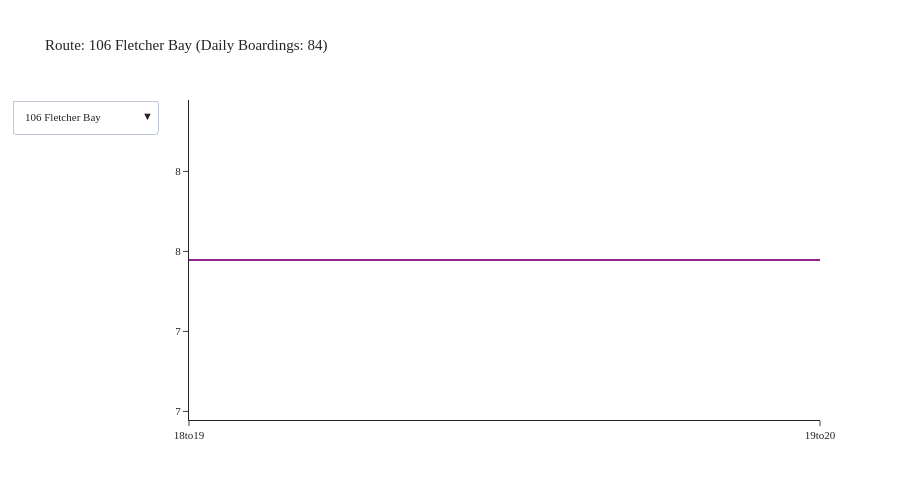

The cell this chart's notebook holds for it:
### Code cell
agency = 'Kitsap Transit'
df = df_transit_line[df_transit_line['agency'] == agency]
df = df.groupby(['tod', 'description']).agg({'boardings': 'sum'}).reset_index()
fig = create_tod_chart(df)
fig.show()

### Figure 1 — Plotly figure (JSON) as saved in the notebook; plotly's stock layout.template omitted (floating-point values rounded to 4 significant figures)
{"data": [{"mode": "lines", "name": "106 Fletcher Bay", "type": "scatter", "visible": true, "x": ["18to19", "19to20"], "y": [7.446, 7.446]}, {"mode": "lines", "name": "20 Navy Yard City", "type": "scatter", "visible": false, "x": ["18to19", "19to20"], "y": [8.817, 8.817]}, {"mode": "lines", "name": "212 Brem-Silverdle W", "type": "scatter", "visible": false, "x": ["18to19", "19to20", "20to21", "21to22", "22to23", "23to0", "0to1", "1to2", "2to3", "3to4", "4to5"], "y": [106.9, 106.9, 5.785, 5.785, 5.785, 5.785, 5.785, 5.785, 5.785, 5.785, 5.785]}, {"mode": "lines", "name": "215 McWilliams", "type": "scatter", "visible": false, "x": ["18to19", "19to20"], "y": [26.32, 26.32]}, {"mode": "lines", "name": "217 Brem-Silverdle E", "type": "scatter", "visible": false, "x": ["18to19", "19to20", "20to21", "21to22", "22to23", "23to0", "0to1", "1to2", "2to3", "3to4", "4to5"], "y": [121.8, 121.8, 4.993, 4.993, 4.993, 4.993, 4.993, 4.993, 4.993, 4.993, 4.993]}, {"mode": "lines", "name": "219 Crossroads", "type": "scatter", "visible": false, "x": [], "y": []}, {"mode": "lines", "name": "221 Perry Avenue", "type": "scatter", "visible": false, "x": ["18to19", "19to20"], "y": [17.12, 17.12]}, {"mode": "lines", "name": "222 Gateway", "type": "scatter", "visible": false, "x": ["18to19", "19to20"], "y": [3.083, 3.083]}, {"mode": "lines", "name": "223 Kariotis", "type": "scatter", "visible": false, "x": ["18to19", "19to20"], "y": [5.266, 5.266]}, {"mode": "lines", "name": "225 Sheridan Park", "type": "scatter", "visible": false, "x": ["18to19", "19to20"], "y": [14.67, 14.67]}, {"mode": "lines", "name": "235 E Silvr-Old Twn", "type": "scatter", "visible": false, "x": [], "y": []}, {"mode": "lines", "name": "237 W Silvr-Fairgrnd", "type": "scatter", "visible": false, "x": ["18to19", "19to20"], "y": [0.07327, 0.07327]}, {"mode": "lines", "name": "24 Olympic College", "type": "scatter", "visible": false, "x": ["18to19", "19to20"], "y": [7.195, 7.195]}, {"mode": "lines", "name": "26 Bay Vista", "type": "scatter", "visible": false, "x": ["18to19", "19to20"], "y": [12.94, 12.94]}, {"mode": "lines", "name": "301 N Kitsap FF", "type": "scatter", "visible": false, "x": ["18to19", "19to20"], "y": [24.26, 24.26]}, {"mode": "lines", "name": "302 Suquam-Kingston", "type": "scatter", "visible": false, "x": ["18to19", "19to20"], "y": [14.09, 14.09]}, {"mode": "lines", "name": "307 N Vkng-KingstnFF", "type": "scatter", "visible": false, "x": ["18to19", "19to20"], "y": [12.91, 12.91]}, {"mode": "lines", "name": "332 Poulsbo-Silvrdle", "type": "scatter", "visible": false, "x": ["18to19", "19to20"], "y": [16.35, 16.35]}, {"mode": "lines", "name": "333 Silvrdale-Bainb", "type": "scatter", "visible": false, "x": ["18to19", "19to20", "20to21", "21to22", "22to23", "23to0", "0to1", "1to2", "2to3", "3to4", "4to5"], "y": [49.06, 49.06, 7.803, 7.803, 7.803, 7.803, 7.803, 7.803, 7.803, 7.803, 7.803]}, {"mode": "lines", "name": "344 Poulsbo Central", "type": "scatter", "visible": false, "x": [], "y": []}, {"mode": "lines", "name": "390 Poulsbo-Bainbrdg", "type": "scatter", "visible": false, "x": ["18to19", "19to20", "20to21", "21to22", "22to23", "23to0", "0to1", "1to2", "2to3", "3to4", "4to5"], "y": [59.25, 59.25, 15.24, 15.24, 15.24, 15.24, 15.24, 15.24, 15.24, 15.24, 15.24]}, {"mode": "lines", "name": "4 Tremont", "type": "scatter", "visible": false, "x": ["18to19", "19to20"], "y": [0.3185, 0.3185]}, {"mode": "lines", "name": "5 Sidney", "type": "scatter", "visible": false, "x": ["18to19", "19to20"], "y": [6.276, 6.276]}, {"mode": "lines", "name": "8 Bethel", "type": "scatter", "visible": false, "x": ["18to19", "19to20"], "y": [12.47, 12.47]}, {"mode": "lines", "name": "81 Annapolis Commutr", "type": "scatter", "visible": false, "x": [], "y": []}, {"mode": "lines", "name": "85 Mullenix Express", "type": "scatter", "visible": false, "x": ["18to19", "19to20"], "y": [1.132, 1.132]}, {"mode": "lines", "name": "86 Southwrth Shuttle", "type": "scatter", "visible": false, "x": ["18to19", "19to20"], "y": [33.99, 33.99]}, {"mode": "lines", "name": "9 E Port Orchard", "type": "scatter", "visible": false, "x": ["18to19", "19to20"], "y": [2.341, 2.341]}, {"mode": "lines", "name": "93 Manzanita", "type": "scatter", "visible": false, "x": ["18to19", "19to20"], "y": [6.501, 6.501]}, {"mode": "lines", "name": "94 Agate Point", "type": "scatter", "visible": false, "x": ["18to19", "19to20"], "y": [14.39, 14.39]}, {"mode": "lines", "name": "95 Battle Point", "type": "scatter", "visible": false, "x": ["18to19", "19to20"], "y": [8.632, 8.632]}, {"mode": "lines", "name": "96 Sunrise", "type": "scatter", "visible": false, "x": ["18to19", "19to20"], "y": [13.74, 13.74]}, {"mode": "lines", "name": "97 Crystal Springs", "type": "scatter", "visible": false, "x": ["18to19", "19to20"], "y": [38.05, 38.05]}, {"mode": "lines", "name": "98 Fort Ward", "type": "scatter", "visible": false, "x": ["18to19", "19to20"], "y": [49.24, 49.24]}, {"mode": "lines", "name": "99 Bill Point", "type": "scatter", "visible": false, "x": ["18to19", "19to20"], "y": [8.919, 8.919]}, {"mode": "lines", "name": "Brem-Annapolis FF", "type": "scatter", "visible": false, "x": [], "y": []}, {"mode": "lines", "name": "Brem-Pt Orchard FF", "type": "scatter", "visible": false, "x": ["18to19", "19to20", "20to21", "21to22", "22to23", "23to0", "0to1", "1to2", "2to3", "3to4", "4to5"], "y": [249.5, 249.5, 11.15, 11.15, 11.15, 11.15, 11.15, 11.15, 11.15, 11.15, 11.15]}, {"mode": "lines", "name": "Seattle-Bremerton FF", "type": "scatter", "visible": false, "x": ["18to19", "19to20", "20to21", "21to22", "22to23", "23to0", "0to1", "1to2", "2to3", "3to4", "4to5"], "y": [110.9, 110.9, 8.918, 8.918, 8.918, 8.918, 8.918, 8.918, 8.918, 8.918, 8.918]}, {"mode": "lines", "name": "Seattle-Kingston FF", "type": "scatter", "visible": false, "x": ["18to19", "19to20"], "y": [4.055, 4.055]}, {"mode": "lines", "name": "Seattle-Southwrth FF", "type": "scatter", "visible": false, "x": ["18to19", "19to20"], "y": [12.35, 12.35]}, {"mode": "lines", "name": "377 BI Ferry-Pbo", "type": "scatter", "visible": false, "x": ["18to19", "19to20"], "y": [0.9059, 0.9059]}], "layout": {"font": {"size": 11}, "height": 500, "title": {"text": "Route: 106 Fletcher Bay (Daily Boardings: 84)"}, "updatemenus": [{"buttons": [{"args": [{"visible": [true, false, false, false, false, false, false, false, false, false, false, false, false, false, false, false, false, false, false, false, false, false, false, false, false, false, false, false, false, false, false, false, false, false, false, false, false, false, false, false, false]}, {"title": "Route: 106 Fletcher Bay (Daily Boardings: 84)"}], "label": "106 Fletcher Bay", "method": "update"}, {"args": [{"visible": [false, true, false, false, false, false, false, false, false, false, false, false, false, false, false, false, false, false, false, false, false, false, false, false, false, false, false, false, false, false, false, false, false, false, false, false, false, false, false, false, false]}, {"title": "Route: 20 Navy Yard City (Daily Boardings: 131)"}], "label": "20 Navy Yard City", "method": "update"}, {"args": [{"visible": [false, false, true, false, false, false, false, false, false, false, false, false, false, false, false, false, false, false, false, false, false, false, false, false, false, false, false, false, false, false, false, false, false, false, false, false, false, false, false, false, false]}, {"title": "Route: 212 Brem-Silverdle W (Daily Boardings: 1,216)"}], "label": "212 Brem-Silverdle W", "method": "update"}, {"args": [{"visible": [false, false, false, true, false, false, false, false, false, false, false, false, false, false, false, false, false, false, false, false, false, false, false, false, false, false, false, false, false, false, false, false, false, false, false, false, false, false, false, false, false]}, {"title": "Route: 215 McWilliams (Daily Boardings: 380)"}], "label": "215 McWilliams", "method": "update"}, {"args": [{"visible": [false, false, false, false, true, false, false, false, false, false, false, false, false, false, false, false, false, false, false, false, false, false, false, false, false, false, false, false, false, false, false, false, false, false, false, false, false, false, false, false, false]}, {"title": "Route: 217 Brem-Silverdle E (Daily Boardings: 1,400)"}], "label": "217 Brem-Silverdle E", "method": "update"}, {"args": [{"visible": [false, false, false, false, false, true, false, false, false, false, false, false, false, false, false, false, false, false, false, false, false, false, false, false, false, false, false, false, false, false, false, false, false, false, false, false, false, false, false, false, false]}, {"title": "Route: 219 Crossroads (Daily Boardings: 18)"}], "label": "219 Crossroads", "method": "update"}, {"args": [{"visible": [false, false, false, false, false, false, true, false, false, false, false, false, false, false, false, false, false, false, false, false, false, false, false, false, false, false, false, false, false, false, false, false, false, false, false, false, false, false, false, false, false]}, {"title": "Route: 221 Perry Avenue (Daily Boardings: 152)"}], "label": "221 Perry Avenue", "method": "update"}, {"args": [{"visible": [false, false, false, false, false, false, false, true, false, false, false, false, false, false, false, false, false, false, false, false, false, false, false, false, false, false, false, false, false, false, false, false, false, false, false, false, false, false, false, false, false]}, {"title": "Route: 222 Gateway (Daily Boardings: 29)"}], "label": "222 Gateway", "method": "update"}, {"args": [{"visible": [false, false, false, false, false, false, false, false, true, false, false, false, false, false, false, false, false, false, false, false, false, false, false, false, false, false, false, false, false, false, false, false, false, false, false, false, false, false, false, false, false]}, {"title": "Route: 223 Kariotis (Daily Boardings: 112)"}], "label": "223 Kariotis", "method": "update"}, {"args": [{"visible": [false, false, false, false, false, false, false, false, false, true, false, false, false, false, false, false, false, false, false, false, false, false, false, false, false, false, false, false, false, false, false, false, false, false, false, false, false, false, false, false, false]}, {"title": "Route: 225 Sheridan Park (Daily Boardings: 306)"}], "label": "225 Sheridan Park", "method": "update"}, {"args": [{"visible": [false, false, false, false, false, false, false, false, false, false, true, false, false, false, false, false, false, false, false, false, false, false, false, false, false, false, false, false, false, false, false, false, false, false, false, false, false, false, false, false, false]}, {"title": "Route: 235 E Silvr-Old Twn (Daily Boardings: 11)"}], "label": "235 E Silvr-Old Twn", "method": "update"}, {"args": [{"visible": [false, false, false, false, false, false, false, false, false, false, false, true, false, false, false, false, false, false, false, false, false, false, false, false, false, false, false, false, false, false, false, false, false, false, false, false, false, false, false, false, false]}, {"title": "Route: 237 W Silvr-Fairgrnd (Daily Boardings: 15)"}], "label": "237 W Silvr-Fairgrnd", "method": "update"}, {"args": [{"visible": [false, false, false, false, false, false, false, false, false, false, false, false, true, false, false, false, false, false, false, false, false, false, false, false, false, false, false, false, false, false, false, false, false, false, false, false, false, false, false, false, false]}, {"title": "Route: 24 Olympic College (Daily Boardings: 173)"}], "label": "24 Olympic College", "method": "update"}, {"args": [{"visible": [false, false, false, false, false, false, false, false, false, false, false, false, false, true, false, false, false, false, false, false, false, false, false, false, false, false, false, false, false, false, false, false, false, false, false, false, false, false, false, false, false]}, {"title": "Route: 26 Bay Vista (Daily Boardings: 148)"}], "label": "26 Bay Vista", "method": "update"}, {"args": [{"visible": [false, false, false, false, false, false, false, false, false, false, false, false, false, false, true, false, false, false, false, false, false, false, false, false, false, false, false, false, false, false, false, false, false, false, false, false, false, false, false, false, false]}, {"title": "Route: 301 N Kitsap FF (Daily Boardings: 320)"}], "label": "301 N Kitsap FF", "method": "update"}, {"args": [{"visible": [false, false, false, false, false, false, false, false, false, false, false, false, false, false, false, true, false, false, false, false, false, false, false, false, false, false, false, false, false, false, false, false, false, false, false, false, false, false, false, false, false]}, {"title": "Route: 302 Suquam-Kingston (Daily Boardings: 181)"}], "label": "302 Suquam-Kingston", "method": "update"}, {"args": [{"visible": [false, false, false, false, false, false, false, false, false, false, false, false, false, false, false, false, true, false, false, false, false, false, false, false, false, false, false, false, false, false, false, false, false, false, false, false, false, false, false, false, false]}, {"title": "Route: 307 N Vkng-KingstnFF (Daily Boardings: 99)"}], "label": "307 N Vkng-KingstnFF", "method": "update"}, {"args": [{"visible": [false, false, false, false, false, false, false, false, false, false, false, false, false, false, false, false, false, true, false, false, false, false, false, false, false, false, false, false, false, false, false, false, false, false, false, false, false, false, false, false, false]}, {"title": "Route: 332 Poulsbo-Silvrdle (Daily Boardings: 240)"}], "label": "332 Poulsbo-Silvrdle", "method": "update"}, {"args": [{"visible": [false, false, false, false, false, false, false, false, false, false, false, false, false, false, false, false, false, false, true, false, false, false, false, false, false, false, false, false, false, false, false, false, false, false, false, false, false, false, false, false, false]}, {"title": "Route: 333 Silvrdale-Bainb (Daily Boardings: 366)"}], "label": "333 Silvrdale-Bainb", "method": "update"}, {"args": [{"visible": [false, false, false, false, false, false, false, false, false, false, false, false, false, false, false, false, false, false, false, true, false, false, false, false, false, false, false, false, false, false, false, false, false, false, false, false, false, false, false, false, false]}, {"title": "Route: 344 Poulsbo Central (Daily Boardings: 65)"}], "label": "344 Poulsbo Central", "method": "update"}, {"args": [{"visible": [false, false, false, false, false, false, false, false, false, false, false, false, false, false, false, false, false, false, false, false, true, false, false, false, false, false, false, false, false, false, false, false, false, false, false, false, false, false, false, false, false]}, {"title": "Route: 390 Poulsbo-Bainbrdg (Daily Boardings: 757)"}], "label": "390 Poulsbo-Bainbrdg", "method": "update"}, {"args": [{"visible": [false, false, false, false, false, false, false, false, false, false, false, false, false, false, false, false, false, false, false, false, false, true, false, false, false, false, false, false, false, false, false, false, false, false, false, false, false, false, false, false, false]}, {"title": "Route: 4 Tremont (Daily Boardings: 46)"}], "label": "4 Tremont", "method": "update"}, {"args": [{"visible": [false, false, false, false, false, false, false, false, false, false, false, false, false, false, false, false, false, false, false, false, false, false, true, false, false, false, false, false, false, false, false, false, false, false, false, false, false, false, false, false, false]}, {"title": "Route: 5 Sidney (Daily Boardings: 87)"}], "label": "5 Sidney", "method": "update"}, {"args": [{"visible": [false, false, false, false, false, false, false, false, false, false, false, false, false, false, false, false, false, false, false, false, false, false, false, true, false, false, false, false, false, false, false, false, false, false, false, false, false, false, false, false, false]}, {"title": "Route: 8 Bethel (Daily Boardings: 193)"}], "label": "8 Bethel", "method": "update"}, {"args": [{"visible": [false, false, false, false, false, false, false, false, false, false, false, false, false, false, false, false, false, false, false, false, false, false, false, false, true, false, false, false, false, false, false, false, false, false, false, false, false, false, false, false, false]}, {"title": "Route: 81 Annapolis Commutr (Daily Boardings: 46)"}], "label": "81 Annapolis Commutr", "method": "update"}, {"args": [{"visible": [false, false, false, false, false, false, false, false, false, false, false, false, false, false, false, false, false, false, false, false, false, false, false, false, false, true, false, false, false, false, false, false, false, false, false, false, false, false, false, false, false]}, {"title": "Route: 85 Mullenix Express (Daily Boardings: 5)"}], "label": "85 Mullenix Express", "method": "update"}, {"args": [{"visible": [false, false, false, false, false, false, false, false, false, false, false, false, false, false, false, false, false, false, false, false, false, false, false, false, false, false, true, false, false, false, false, false, false, false, false, false, false, false, false, false, false]}, {"title": "Route: 86 Southwrth Shuttle (Daily Boardings: 280)"}], "label": "86 Southwrth Shuttle", "method": "update"}, {"args": [{"visible": [false, false, false, false, false, false, false, false, false, false, false, false, false, false, false, false, false, false, false, false, false, false, false, false, false, false, false, true, false, false, false, false, false, false, false, false, false, false, false, false, false]}, {"title": "Route: 9 E Port Orchard (Daily Boardings: 76)"}], "label": "9 E Port Orchard", "method": "update"}, {"args": [{"visible": [false, false, false, false, false, false, false, false, false, false, false, false, false, false, false, false, false, false, false, false, false, false, false, false, false, false, false, false, true, false, false, false, false, false, false, false, false, false, false, false, false]}, {"title": "Route: 93 Manzanita (Daily Boardings: 37)"}], "label": "93 Manzanita", "method": "update"}, {"args": [{"visible": [false, false, false, false, false, false, false, false, false, false, false, false, false, false, false, false, false, false, false, false, false, false, false, false, false, false, false, false, false, true, false, false, false, false, false, false, false, false, false, false, false]}, {"title": "Route: 94 Agate Point (Daily Boardings: 184)"}], "label": "94 Agate Point", "method": "update"}, {"args": [{"visible": [false, false, false, false, false, false, false, false, false, false, false, false, false, false, false, false, false, false, false, false, false, false, false, false, false, false, false, false, false, false, true, false, false, false, false, false, false, false, false, false, false]}, {"title": "Route: 95 Battle Point (Daily Boardings: 145)"}], "label": "95 Battle Point", "method": "update"}, {"args": [{"visible": [false, false, false, false, false, false, false, false, false, false, false, false, false, false, false, false, false, false, false, false, false, false, false, false, false, false, false, false, false, false, false, true, false, false, false, false, false, false, false, false, false]}, {"title": "Route: 96 Sunrise (Daily Boardings: 231)"}], "label": "96 Sunrise", "method": "update"}, {"args": [{"visible": [false, false, false, false, false, false, false, false, false, false, false, false, false, false, false, false, false, false, false, false, false, false, false, false, false, false, false, false, false, false, false, false, true, false, false, false, false, false, false, false, false]}, {"title": "Route: 97 Crystal Springs (Daily Boardings: 261)"}], "label": "97 Crystal Springs", "method": "update"}, {"args": [{"visible": [false, false, false, false, false, false, false, false, false, false, false, false, false, false, false, false, false, false, false, false, false, false, false, false, false, false, false, false, false, false, false, false, false, true, false, false, false, false, false, false, false]}, {"title": "Route: 98 Fort Ward (Daily Boardings: 461)"}], "label": "98 Fort Ward", "method": "update"}, {"args": [{"visible": [false, false, false, false, false, false, false, false, false, false, false, false, false, false, false, false, false, false, false, false, false, false, false, false, false, false, false, false, false, false, false, false, false, false, true, false, false, false, false, false, false]}, {"title": "Route: 99 Bill Point (Daily Boardings: 248)"}], "label": "99 Bill Point", "method": "update"}, {"args": [{"visible": [false, false, false, false, false, false, false, false, false, false, false, false, false, false, false, false, false, false, false, false, false, false, false, false, false, false, false, false, false, false, false, false, false, false, false, true, false, false, false, false, false]}, {"title": "Route: Brem-Annapolis FF (Daily Boardings: 53)"}], "label": "Brem-Annapolis FF", "method": "update"}, {"args": [{"visible": [false, false, false, false, false, false, false, false, false, false, false, false, false, false, false, false, false, false, false, false, false, false, false, false, false, false, false, false, false, false, false, false, false, false, false, false, true, false, false, false, false]}, {"title": "Route: Brem-Pt Orchard FF (Daily Boardings: 2,769)"}], "label": "Brem-Pt Orchard FF", "method": "update"}, {"args": [{"visible": [false, false, false, false, false, false, false, false, false, false, false, false, false, false, false, false, false, false, false, false, false, false, false, false, false, false, false, false, false, false, false, false, false, false, false, false, false, true, false, false, false]}, {"title": "Route: Seattle-Bremerton FF (Daily Boardings: 893)"}], "label": "Seattle-Bremerton FF", "method": "update"}, {"args": [{"visible": [false, false, false, false, false, false, false, false, false, false, false, false, false, false, false, false, false, false, false, false, false, false, false, false, false, false, false, false, false, false, false, false, false, false, false, false, false, false, true, false, false]}, {"title": "Route: Seattle-Kingston FF (Daily Boardings: 45)"}], "label": "Seattle-Kingston FF", "method": "update"}, {"args": [{"visible": [false, false, false, false, false, false, false, false, false, false, false, false, false, false, false, false, false, false, false, false, false, false, false, false, false, false, false, false, false, false, false, false, false, false, false, false, false, false, false, true, false]}, {"title": "Route: Seattle-Southwrth FF (Daily Boardings: 67)"}], "label": "Seattle-Southwrth FF", "method": "update"}, {"args": [{"visible": [false, false, false, false, false, false, false, false, false, false, false, false, false, false, false, false, false, false, false, false, false, false, false, false, false, false, false, false, false, false, false, false, false, false, false, false, false, false, false, false, true]}, {"title": "Route: 377 BI Ferry-Pbo (Daily Boardings: 2)"}], "label": "377 BI Ferry-Pbo", "method": "update"}], "direction": "down", "showactive": true}], "width": 900, "yaxis": {"tickformat": ".00f"}}}
